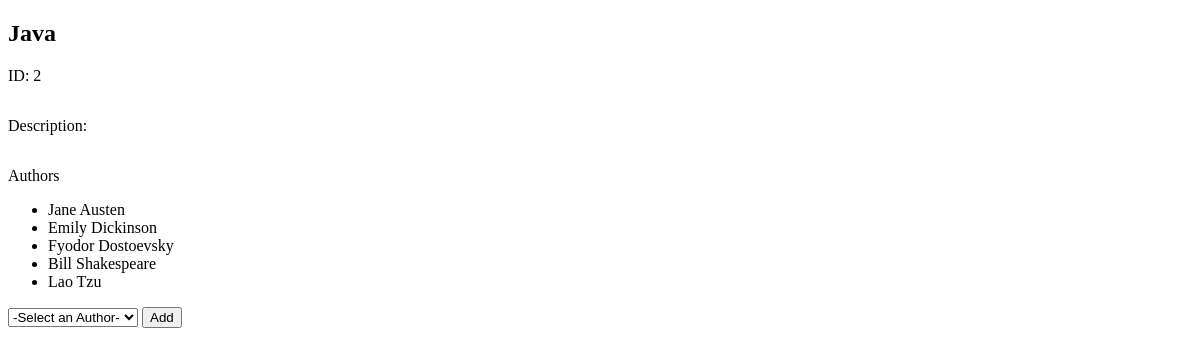
The page /books/2/ on the database its author committed.
### books_authors_app/models.py (models this page shows)
class Book(models.Model):
    title = models.CharField(max_length=255)
    desc = models.TextField()
    created_at = models.DateTimeField(auto_now_add=True)
    updated_at = models.DateTimeField(auto_now=True)

class Author(models.Model):
    first_name = models.CharField(max_length=45)
    last_name = models.CharField(max_length=45)
    notes = models.TextField(null=True)
    created_at = models.DateTimeField(auto_now_add=True)
    updated_at = models.DateTimeField(auto_now=True)
    books = models.ManyToManyField(Book, related_name='authors')

### books_authors_app/views.py (the view)
# urls.py: path('books/<int:book_id>/', views.book_info),
def book_info(request, book_id):
    try:
        book_request = Book.objects.get(id=book_id)
    except:
        return redirect('/books/') # Go to base book list if book_id value does not exist.
    else:
        context = {
            'selected_book' : book_request,
            'book_authors' : book_request.authors.all(),
            'non_authors' : Author.objects.all().difference(book_request.authors.all()),
        }
        return render(request, 'book_info.html', context)

### books_authors_app/templates/book_info.html (shortened to what this page needs)
<!DOCTYPE html>
<html lang="en">
<head>
    {% load static %}
    <link rel="stylesheet" type="text/css" href="{% static 'css/style.css' %}">
</head>
<body>
    <div class="wrapper">
        <div id="top">
            <h2>{{ selected_book.title }}</h2>
            <p>ID: {{ selected_book.id }}</p>
        </div>
        <div class="desc_row" id="notes_row">
            <div id="notes_category">
                <p>Description: </p>
            </div>
            <div class="desc_display">
            </div>
        </div>
        <div id="authors_list">
            <p>Authors</p>
            <ul id="book_authors">
                {% for a in book_authors %}
                <li>{{ a.first_name }} {{ a.last_name }}</li>
                {% endfor %}
            </ul>
        </div>
        <div id="add_author_form">
            <form action="/books/{{ selected_book.id }}/add_author/" method="POST">
                <select name="author_id" id="author_id">
                    <option value="">-Select an Author-</option>
                </select>
                <button type="submit">Add</button>
            </form>
        </div>
    </div>
</body>
</html>

### books_authors_app/static/css/style.css (style rules this page uses)
div.desc_row { display: flex; align-items: flex-start; }
div.desc_display { padding-left: 5px; width: 400px; }

### rows shown on the page
Book: title "Java", id "2"
Author: first_name "Jane", last_name "Austen"
Author: first_name "Emily", last_name "Dickinson"
Author: first_name "Fyodor", last_name "Dostoevsky"
Author: first_name "Bill", last_name "Shakespeare"
Author: first_name "Lao", last_name "Tzu"
